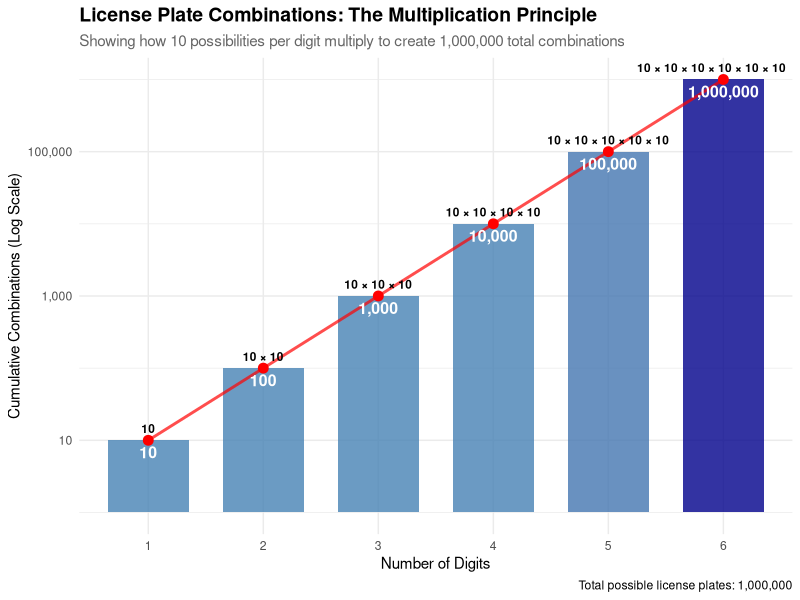
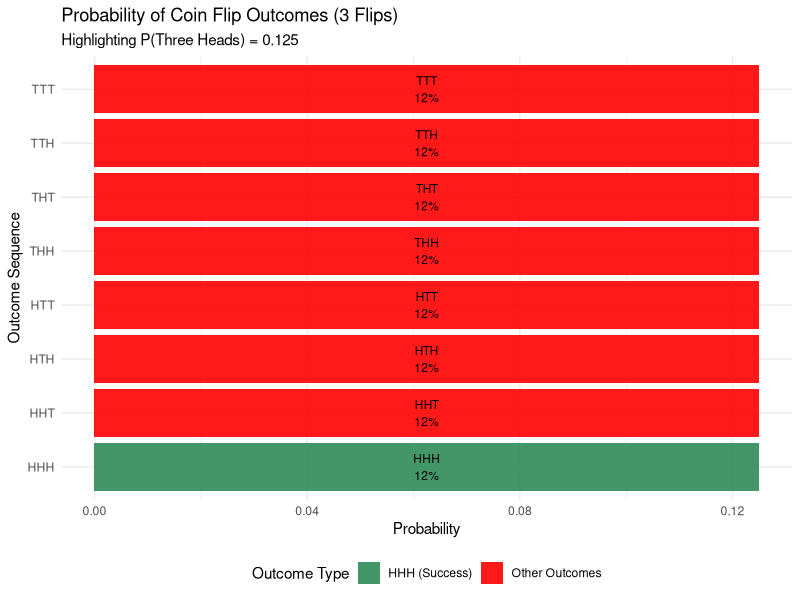
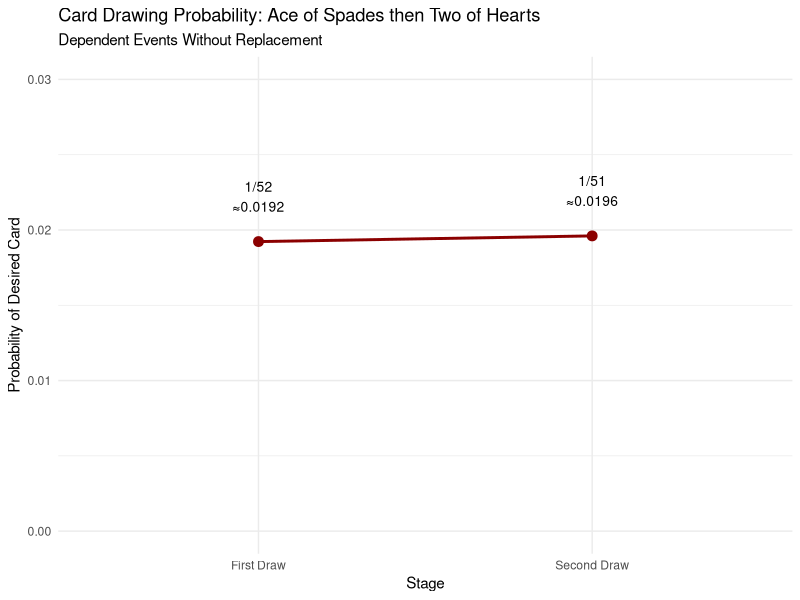
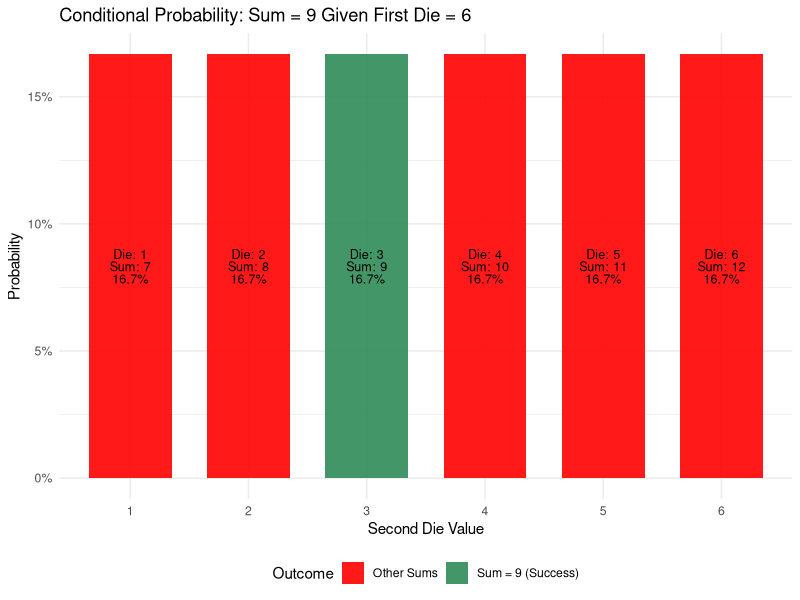
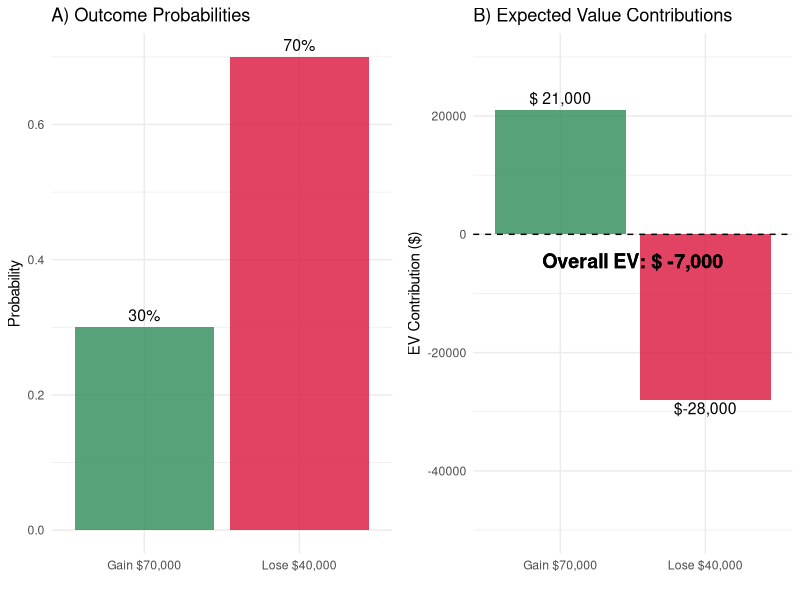
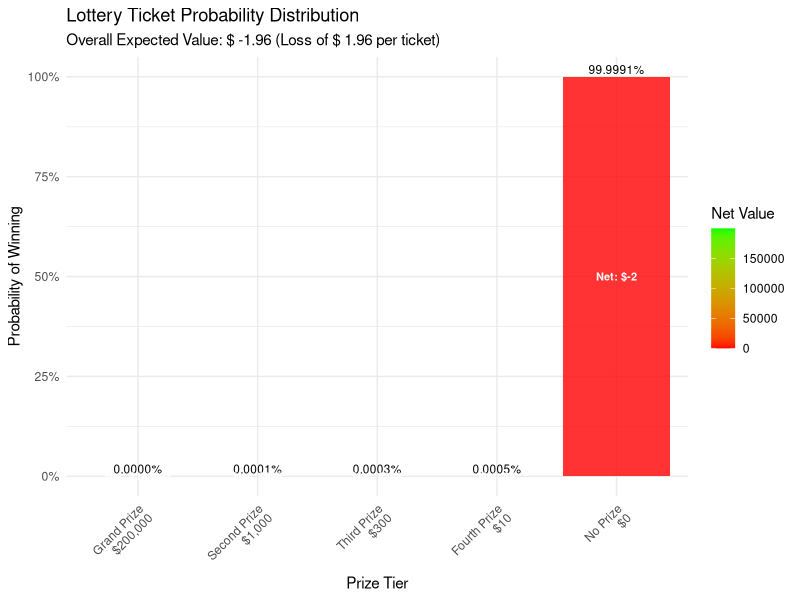

These figures' R source, in order:
## ---- chunk 1
knitr::opts_chunk$set(echo = TRUE, warning = FALSE, message = FALSE)

# Load required libraries
library(ggplot2)
library(dplyr)
library(tidyr)
library(gridExtra)
library(scales)

# Function to format numbers without scientific notation
format_number <- function(x) {
  format(x, scientific = FALSE, big.mark = ',')
}

# Set ggplot2 theme globally
theme_set(theme_minimal())
## ---- chunk 2

license_plate_combinations <- 10^6
format_number(license_plate_combinations)

# Create data that shows cumulative multiplication
combo_data <- data.frame(
  digits = 1:6,
  combinations = cumprod(rep(10, 6))
)

# Add labels for each step
combo_data$calculation <- c(
  '10',
  '10 × 10', 
  '10 × 10 × 10',
  '10 × 10 × 10 × 10',
  '10 × 10 × 10 × 10 × 10', 
  '10 × 10 × 10 × 10 × 10 × 10        '
)

ggplot(combo_data, aes(x = factor(digits), y = combinations)) +
  geom_col(aes(fill = combinations), width = 0.7, alpha = 0.8) +
  geom_point(aes(y = combinations), color = 'red', size = 3) +
  geom_line(aes(x = digits, y = combinations), group = 1, 
            color = 'red', linewidth = 1, alpha = 0.7) +
  geom_text(aes(label = calculation), 
            vjust = -0.8, size = 3, fontface = 'bold') +
  geom_text(aes(label = scales::comma(combinations)), 
            vjust = 1.5, size = 4, fontface = 'bold', color = 'white') +
  scale_fill_gradient(low = 'steelblue', high = 'darkblue', 
                      labels = scales::comma) +
  scale_y_log10(labels = scales::comma) +  # Log scale to better show growth
  labs(title = 'License Plate Combinations: The Multiplication Principle',
       subtitle = 'Showing how 10 possibilities per digit multiply to create 1,000,000 total combinations',
       x = 'Number of Digits',
       y = 'Cumulative Combinations (Log Scale)',
       caption = paste('Total possible license plates:', scales::comma(license_plate_combinations))) +
  theme(legend.position = 'none',
        plot.title = element_text(face = 'bold', size = 14),
        plot.subtitle = element_text(color = 'gray40'))
## ---- chunk 3

prob_heads_3 <- 0.5^3
format_number(prob_heads_3)

# Generate all possible outcomes for 3 coin flips
coin_flips <- expand.grid(
  flip1 = c('H', 'T'),
  flip2 = c('H', 'T'), 
  flip3 = c('H', 'T')
) %>%
  mutate(
    outcome = paste0(flip1, flip2, flip3),
    three_heads = ifelse(outcome == 'HHH', 'HHH (Success)', 'Other Outcomes'),
    probability = 1/8
  )

# Create visualization
ggplot(coin_flips, aes(x = reorder(outcome, probability), y = probability, fill = three_heads)) +
  geom_col(alpha = 0.9) +
  geom_text(aes(label = paste0(outcome, '\n', percent(probability))), 
            position = position_stack(vjust = 0.5), size = 3) +
  scale_fill_manual(values = c('HHH (Success)' = '#2E8B57', 'Other Outcomes' = 'red')) +
  coord_flip() +
  labs(title = 'Probability of Coin Flip Outcomes (3 Flips)',
       subtitle = 'Highlighting P(Three Heads) = 0.125',
       x = 'Outcome Sequence', 
       y = 'Probability',
       fill = 'Outcome Type') +
  theme(legend.position = 'bottom')
## ---- chunk 4

prob_cards <- (1/52)*(1/51) 
format_number(prob_cards)

# Create visualization of the probability tree
card_stages <- data.frame(
  Stage = factor(c('First Draw', 'Second Draw'), levels = c('First Draw', 'Second Draw')),
  Cards_Remaining = c(52, 51),
  Probability = c(1/52, 1/51)
)

ggplot(card_stages, aes(x = Stage, y = Probability, group = 1)) +
  geom_line(color = 'darkred', size = 1) +
  geom_point(size = 3, color = 'darkred') +
  geom_text(aes(label = paste0('1/', Cards_Remaining, '\n≈', round(Probability, 4))), 
            vjust = -1, size = 3.5) +
  labs(title = 'Card Drawing Probability: Ace of Spades then Two of Hearts',
       subtitle = 'Dependent Events Without Replacement',
       y = 'Probability of Desired Card') +
  ylim(0, 0.03)
## ---- chunk 5

prob_sum_9_given_6 <- 1/6
format_number(prob_sum_9_given_6)

# Create corrected dice outcomes table
dice_outcomes <- data.frame(
  second_die = 1:6,
  sum = 6 + 1:6,
  probability = rep(1/6, 6),  
  is_target = ifelse(1:6 == 3, 'Sum = 9 (Success)', 'Other Sums')
)

ggplot(dice_outcomes, aes(x = factor(second_die), y = probability, fill = is_target)) +
  geom_col(width = 0.7, alpha = 0.9) +
  geom_text(aes(label = paste0('Die: ', second_die, '\nSum: ', sum, '\n', round(probability * 100, 1), '%')), 
            position = position_stack(vjust = 0.5), size = 3.2, lineheight = 0.8) +
  scale_fill_manual(values = c('Sum = 9 (Success)' = '#2E8B57', 'Other Sums' = 'red')) +
  scale_y_continuous(labels = percent_format()) +
  labs(title = 'Conditional Probability: Sum = 9 Given First Die = 6',
       x = 'Second Die Value', 
       y = 'Probability',
       fill = 'Outcome') +
  theme(legend.position = 'bottom')
## ---- chunk 6

ev_investment <- (0.3 * 70000) + (0.7*-40000)
format_number(ev_investment)

investment_data <- data.frame(
  scenario = c('Gain $70,000', 'Lose $40,000'),
  probability = c(0.3, 0.7),
  value = c(70000, -40000),
  ev_contribution = c(0.3 * 70000, 0.7 * -40000)
)

# Create comprehensive EV visualization
p1 <- ggplot(investment_data, aes(x = scenario, y = probability, fill = value > 0)) +
  geom_col(alpha = 0.8) +
  geom_text(aes(label = percent(probability)), vjust = -0.5, size = 4) +
  scale_fill_manual(values = c('TRUE' = '#2E8B57', 'FALSE' = '#DC143C')) +
  labs(title = 'A) Outcome Probabilities',
       x = '', y = 'Probability') +
  theme(legend.position = 'none')

p2 <- ggplot(investment_data, aes(x = scenario, y = ev_contribution, fill = value > 0)) +
  geom_col(alpha = 0.8) +
  geom_hline(yintercept = 0, linetype = 'dashed', color = 'black') +
  geom_text(aes(label = paste0('$', format_number(ev_contribution))), 
            vjust = ifelse(investment_data$ev_contribution > 0, -0.5, 1.2), 
            size = 4) +
  geom_text(x = 1.5, y = ev_investment, 
            label = paste('Overall EV: $', format_number(ev_investment)), 
            vjust = -0.5, size = 5, color = 'black', fontface = 'bold') +
  scale_fill_manual(values = c('TRUE' = '#2E8B57', 'FALSE' = '#DC143C')) +
  labs(title = 'B) Expected Value Contributions',
       x = '', y = 'EV Contribution ($)') +
  theme(legend.position = 'none') +
  ylim(c(-50000, 30000))

grid.arrange(p1, p2, ncol = 2)
## ---- chunk 7

total_tickets <- 5000000

# Calculate lottery probabilities and values
lottery_data <- data.frame(
  prize_tier = c('Grand Prize\n$200,000', 'Second Prize\n$1,000', 
                 'Third Prize\n$300', 'Fourth Prize\n$10', 'No Prize\n$0'),
  num_winners = c(1, 5, 15, 25, total_tickets - 46),
  prize_value = c(200000, 1000, 300, 10, 0),
  net_value = c(200000-2, 1000-2, 300-2, 10-2, -2)  # Subtracting cost of ticket
)

# Calculate probabilities and EV contributions
lottery_data$probability <- lottery_data$num_winners / total_tickets
lottery_data$ev_contribution <- lottery_data$probability * lottery_data$net_value
ev_lottery <- sum(lottery_data$ev_contribution)

# Create a more informative visualization
ggplot(lottery_data, aes(x = reorder(prize_tier, probability), 
                         y = probability, 
                         fill = net_value)) +
  geom_col(alpha = 0.8) +
  geom_text(aes(label = scales::percent(probability, accuracy = 0.0001)), 
            vjust = -0.3, size = 3) +
  geom_text(aes(label = paste0('Net: $', net_value), 
                y = probability/2), 
            size = 2.8, color = 'white', fontface = 'bold') +
  scale_fill_gradient2(low = 'red', mid = 'red', high = 'green', 
                       midpoint = 0, name = 'Net Value') +
  scale_y_continuous(labels = scales::percent) +
  labs(title = 'Lottery Ticket Probability Distribution',
       subtitle = paste('Overall Expected Value: $', round(ev_lottery, 2), 
                       '(Loss of $', round(abs(ev_lottery), 2), 'per ticket)'),
       x = 'Prize Tier', 
       y = 'Probability of Winning') +
  theme(axis.text.x = element_text(angle = 45, hjust = 1))
